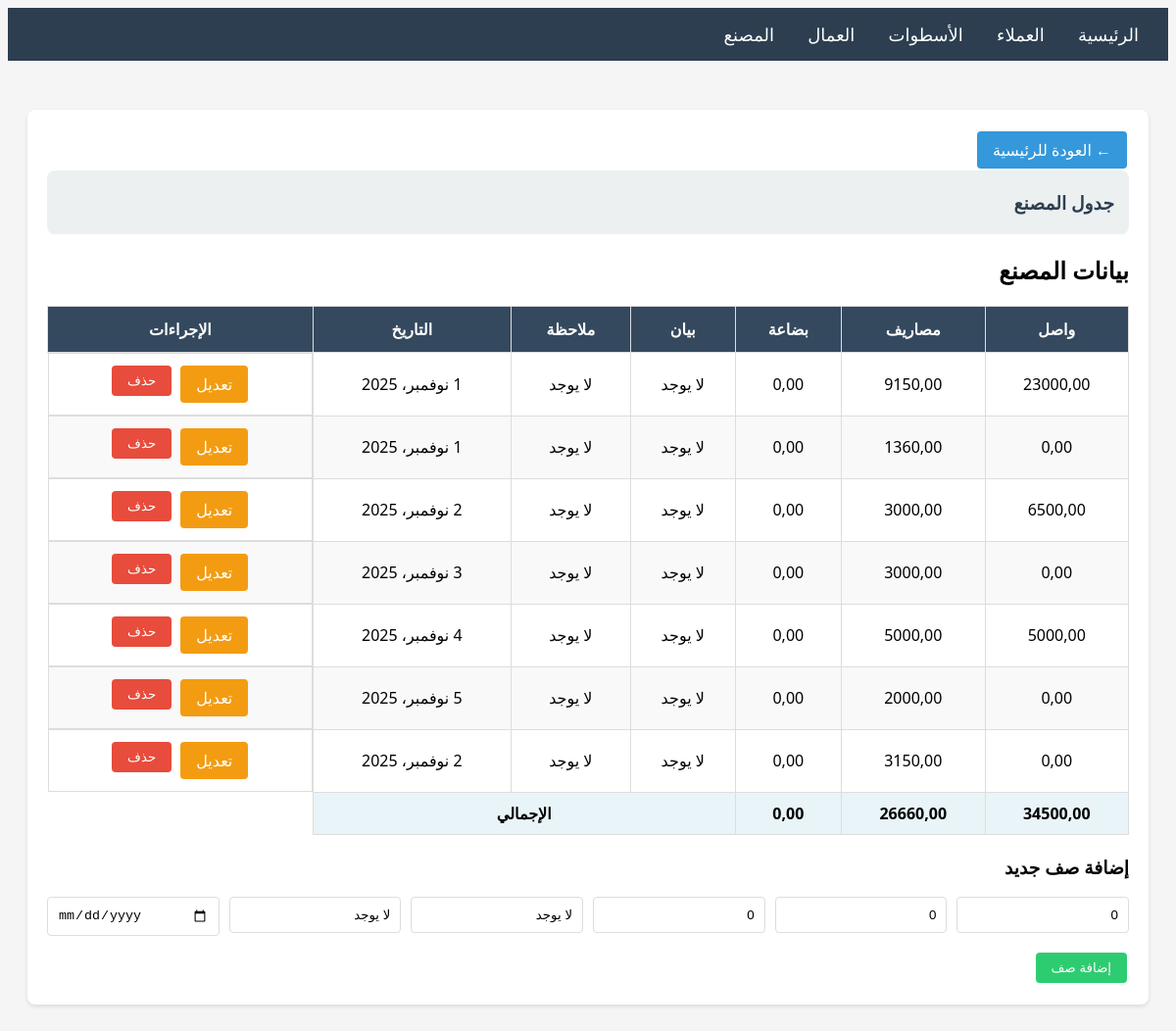
The app's page /factory/ with its own data.
### main/models.py (models this page shows, shortened)
class FactoryRow(models.Model):
    received = models.DecimalField(max_digits=10, decimal_places=2, default=0, verbose_name='واصل')
    expenses = models.DecimalField(max_digits=10, decimal_places=2, default=0, verbose_name='مصاريف')
    goods = models.DecimalField(max_digits=10, decimal_places=2, default=0, verbose_name='بضاعة')
    statement = models.CharField(max_length=200, default='لا يوجد', verbose_name='بيان')
    note = models.CharField(max_length=200, default='لا يوجد', verbose_name='ملاحظة')
    date = models.DateField(null=True, blank=True, verbose_name='التاريخ', default='لا يوجد')
    order = models.IntegerField(default=0, verbose_name='الترتيب')
    class Meta:
        verbose_name = 'صف المصنع'
        verbose_name_plural = 'صفوف المصنع'
        ordering = ['order', 'id']

### main/views.py (the view)
# urls.py: path('factory/', views.factory_detail, name='factory_detail'),
def factory_detail(request):
    rows = FactoryRow.objects.all()
    total_received = sum(row.received for row in rows)
    total_expenses = sum(row.expenses for row in rows)
    total_goods = sum(row.goods for row in rows)
    if request.method == 'POST':
        form = FactoryRowForm(request.POST)
        if form.is_valid():
            row = form.save(commit=False)
            row.order = rows.count()
            row.save()
            messages.success(request, 'تم إضافة الصف بنجاح')
            return redirect('factory_detail')
    else:
        form = FactoryRowForm()
    context = {
        'rows': rows,
        'form': form,
        'total_received': total_received,
        'total_expenses': total_expenses,
        'total_goods': total_goods,
    }
    return render(request, 'main/factory_detail.html', context)

### main/forms.py
class FactoryRowForm(forms.ModelForm):
    class Meta:
        model = FactoryRow
        fields = ['received', 'expenses', 'goods', 'statement', 'note', 'date']
        widgets = {
            'received': forms.NumberInput(attrs={'class': 'form-control', 'placeholder': 'واصل', 'step': '00.100'}),
            'expenses': forms.NumberInput(attrs={'class': 'form-control', 'placeholder': 'مصاريف', 'step': '00.100'}),
            'goods': forms.NumberInput(attrs={'class': 'form-control', 'placeholder': 'بضاعة', 'step': '00.100'}),
            'statement': forms.TextInput(attrs={'class': 'form-control', 'placeholder': 'بيان'}),
            'note': forms.TextInput(attrs={'class': 'form-control', 'placeholder': 'ملاحظة'}),
            'date': forms.DateInput(attrs={'class': 'form-control', 'placeholder': 'التاريخ', 'type': 'date'}),
        }

### main/templates/main/factory_detail.html (shortened to what this page needs)
{% extends 'main/base.html' %}
{% block content %}
<div class="card">
    <a href="{% url 'home' %}" class="btn btn-primary">← العودة للرئيسية</a>
    <div class="customer-header">
        <h3>جدول المصنع</h3>
    </div>
    <h2>بيانات المصنع</h2>
    <div class="table-container">
        <table>
            <thead>
                <tr>
                    <th>واصل</th>
                    <th>مصاريف</th>
                    <th>بضاعة</th>
                    <th>بيان</th>
                    <th>ملاحظة</th>
                    <th>التاريخ</th>
                    <th>الإجراءات</th>
                </tr>
            </thead>
            <tbody>
                {% for row in rows %}
                <tr>
                    <td>{{ row.received }}</td>
                    <td>{{ row.expenses }}</td>
                    <td>{{ row.goods }}</td>
                    <td>{{ row.statement }}</td>
                    <td>{{ row.note }}</td>
                    <td>{{ row.date }}</td>
                    <td class="actions">
                        <a href="{% url 'factory_row_edit' row.pk %}" class="btn btn-warning">تعديل</a>
                        <form method="POST" action="{% url 'factory_row_delete' row.pk %}" style="display: inline;" onsubmit="return confirm('هل أنت متأكد من حذف هذا الصف؟')">
                            <button type="submit" class="btn btn-danger">حذف</button>
                        </form>
                    </td>
                </tr>
                {% empty %}
                <tr>
                    <td colspan="7" style="text-align: center;">لا توجد صفوف حالياً</td>
                </tr>
                {% endfor %}
                <tr class="total-row">
                    <td>{{total_received}}</td>
                    <td>{{total_expenses}}</td>
                    <td>{{total_goods}}</td>
                    <td colspan="3">الإجمالي</td>
                </tr>
            </tbody>
        </table>
    </div>
    <h3>إضافة صف جديد</h3>
    <form method="POST">
        <div style="display: grid; grid-template-columns: repeat(6, 1fr); gap: 10px;">
            <div class="form-group">
                {{ form.received }}
            </div>
            <div class="form-group">
                {{ form.expenses }}
            </div>
            <div class="form-group">
                {{ form.goods }}
            </div>
            <div class="form-group">
                {{ form.statement }}
            </div>
            <div class="form-group">
                {{ form.note }}
            </div>
            <div class="form-group">
                {{ form.date }}
            </div>
        </div>
        <button type="submit" class="btn btn-success">إضافة صف</button>
    </form>
</div>
{% endblock %}

### static/css/style.css (style rules this page uses)
body { direction: rtl; text-align: right; font-family: 'Segoe UI', Tahoma, Geneva, Verdana, sans-serif; background-color: #f5f5f5; }
.card { background: white; border-radius: 8px; padding: 20px; margin-bottom: 20px; box-shadow: 0 2px 4px rgba(0,0,0,0.1); }
.table-container { overflow-x: auto; margin: 20px 0; }
table { width: 100%; border-collapse: collapse; background: white; }
table th { background-color: #34495e; color: white; padding: 12px; text-align: center; border: 1px solid #ddd; }
table td { padding: 10px; text-align: center; border: 1px solid #ddd; }
table tr:nth-child(even) { background-color: #f9f9f9; }
.total-row { background-color: #e8f4f8 !important; font-weight: bold; }
.btn { padding: 8px 16px; border: none; border-radius: 4px; cursor: pointer; text-decoration: none; display: inline-block; margin: 2px; }
.btn-primary { background-color: #3498db; color: white; }
.btn-success { background-color: #2ecc71; color: white; }
.btn-danger { background-color: #e74c3c; color: white; }
.btn-warning { background-color: #f39c12; color: white; }
.form-group { margin-bottom: 15px; }
.form-control { width: 100%; padding: 10px; border: 1px solid #ddd; border-radius: 4px; box-sizing: border-box; }
.customer-header { background-color: #ecf0f1; padding: 15px; border-radius: 8px; margin-bottom: 20px; }
.customer-header h3 { margin: 5px 0; color: #2c3e50; }
.actions { display: flex; gap: 5px; justify-content: center; }
input[type="number"] { text-align: right; }

### records on screen
FactoryRow: received "23000,00", expenses "9150,00", goods "0,00", statement "لا يوجد", note "لا يوجد", date "1 نوفمبر، 2025"
FactoryRow: received "0,00", expenses "1360,00", goods "0,00", statement "لا يوجد", note "لا يوجد", date "1 نوفمبر، 2025"
FactoryRow: received "6500,00", expenses "3000,00", goods "0,00", statement "لا يوجد", note "لا يوجد", date "2 نوفمبر، 2025"
FactoryRow: received "0,00", expenses "3000,00", goods "0,00", statement "لا يوجد", note "لا يوجد", date "3 نوفمبر، 2025"
FactoryRow: received "5000,00", expenses "5000,00", goods "0,00", statement "لا يوجد", note "لا يوجد", date "4 نوفمبر، 2025"
FactoryRow: received "0,00", expenses "2000,00", goods "0,00", statement "لا يوجد", note "لا يوجد", date "5 نوفمبر، 2025"
FactoryRow: received "0,00", expenses "3150,00", goods "0,00", statement "لا يوجد", note "لا يوجد", date "2 نوفمبر، 2025"

### other values on screen
{{ total_received }} "34500,00"
{{ total_expenses }} "26660,00"
{{ total_goods }} "0,00"
